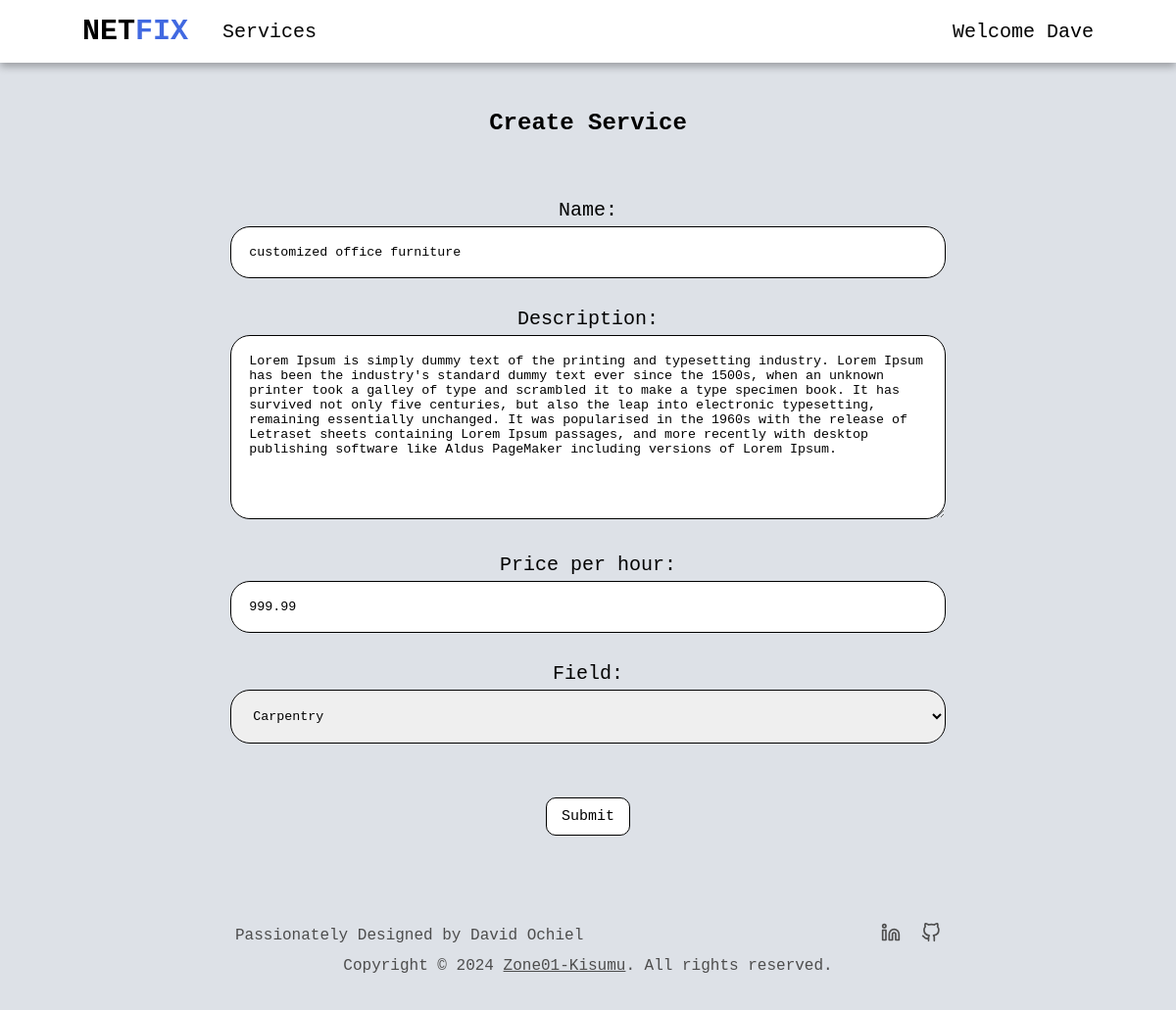
The app's page /services/update/a6484c3ba608480b90e6017a8c8d7631 (signed in) with its own data.
### users/models.py (models this page shows, shortened)
class User(AbstractUser):
    is_company = models.BooleanField(default=False)
    is_customer = models.BooleanField(default=False)
    email = models.EmailField(max_length=100, unique=True)
    username = models.CharField(max_length=100, unique=True)
    id = models.UUIDField(default=uuid.uuid4, unique=True, primary_key=True, editable=False) # override the default id field
    USERNAME_FIELD = 'email'
    REQUIRED_FIELDS = ['username']

class Company(models.Model):
    user = models.OneToOneField(User, on_delete=models.CASCADE, primary_key=True)
    choices = (
        ('Air Conditioner', 'Air Conditioner'),
        ('All in One', 'All in One'),
        ('Carpentry', 'Carpentry'),
        ('Electricity', 'Electricity'),
        ('Gardening', 'Gardening'),
        ('Home Machines', 'Home Machines'),
        ('Housekeeping', 'Housekeeping'),
        ('Interior Design', 'Interior Design'),
        ('Locks', 'Locks'),
        ('Painting', 'Painting'),
        ('Plumbing', 'Plumbing'),
        ('Water Heaters', 'Water Heaters'),
    )
    field = models.CharField(max_length=30, blank=False, null=False, default="", choices=choices)
    class Meta:
        verbose_name = 'Company'
        verbose_name_plural = 'Companies'

### services/models.py (models this page shows, shortened)
class Service(models.Model):
    company = models.ForeignKey(Company, default="", on_delete=models.CASCADE)
    name = models.CharField(max_length=40)
    description = models.TextField()
    price_hr = models.DecimalField(decimal_places=2, max_digits=5)
    choices = (
        ('Air Conditioner', 'Air Conditioner'),
        ('Carpentry', 'Carpentry'),
        ('Electricity', 'Electricity'),
        ('Gardening', 'Gardening'),
        ('Home Machines', 'Home Machines'),
        ('Housekeeping', 'Housekeeping'),
        ('Interior Design', 'Interior Design'),
        ('Locks', 'Locks'),
        ('Painting', 'Painting'),
        ('Plumbing', 'Plumbing'),
        ('Water Heaters', 'Water Heaters'),
    )
    field = models.CharField(max_length=30, blank=False, null=False, default="", choices=choices)
    date = models.DateTimeField(auto_now=True, null=False)
    id = models.UUIDField(default=uuid.uuid4, unique=True, primary_key=True, editable=False)

### services/views.py (the view)
# urls.py: path('update/<str:id>', v.update, name='service_update'),
@login_required(login_url='login_user')
def update(request, id):
    service = Service.objects.get(id=id)
    form = CreateNewService(company=request.user.company)
    if request.method == "POST":
        form = CreateNewService(request.POST, company=request.user.company)
        if form.is_valid():
            cd = form.cleaned_data
            service.name = cd["name"]
            service.description = cd["description"]
            service.price_hr = cd["price_hr"]
            service.field = cd["field"]
            service.save()
            return redirect("index", id=service.id)
    else:
        form = CreateNewService(initial={
            'name': service.name,
            'description': service.description,
            'price_hr': service.price_hr,
            'field': service.field
        }, company=request.user.company)
    context = {
        "form": form
    }
    return render(request, "services/create.html", context)

### services/forms.py
class CreateNewService(forms.Form):
    name = forms.CharField(max_length=40, required=True)
    description = forms.CharField(widget=forms.Textarea, label='Description', required=True)
    price_hr = forms.DecimalField(decimal_places=2, max_digits=5, min_value=0.00, max_value=999.99, required=True, label="Price per hour")
    field = forms.ChoiceField(required=True)
    def __init__(self, *args, **kwargs):
        company = kwargs.pop('company', None)
        super(CreateNewService, self).__init__(*args, **kwargs)
        if company:
            if company.field != 'All in One':
                self.fields['field'].choices = [(company.field, company.field)]
            else:
                self.fields['field'].choices = Service._meta.get_field('field').choices
        self.fields['name'].widget.attrs['placeholder'] = 'Enter Service Name'
        self.fields['description'].widget.attrs['placeholder'] = 'Enter Description'
        self.fields['price_hr'].widget.attrs['placeholder'] = 'Enter Price per Hour'
        self.fields['name'].widget.attrs['autocomplete'] = 'off'

### services/templates/services/create.html (shortened to what this page needs)
{% extends 'main/base.html' %}
{% block content %}
<section class="non-hero-container">
    <h1 class="create-h1">create service</h1>
    <div class="create-form">
        <form action="" method="POST">
            {% for input in form %}
            <div class="form-item">
                <div class="label">
                    {{input.label}}:
                </div>
                <div class="input">
                    {{input}}
                </div>
            </div>
            {% endfor %}
            <div class="submit">
                <input class="btn-link" type="submit" value="Submit">
            </div>
        </form>
    </div>
</section>
{% endblock %}

### main/templates/main/nav.html (shortened to what this page needs)
<nav class="navbar">
    <div class="left-nav">
        <h1><a class="logo" href="{% url 'home' %}">NET<span>FIX</span></a></h1>
        <div class="services-dropdown">
            <a class="royal-hover" href="{% url 'service_list' %}">Services</a>
        </div>
    </div>
    <div class="account-dropdown">
        {% if request.user.is_authenticated %}
        <span class="royal-hover welcome-nav-text">Welcome {{user.first_name}}</span>
        {% else %}
        <span class="royal-hover">Account</span>
        {% endif %}
    </div>
</nav>

### static/css/style.css (style rules this page uses)
* { margin: 0; padding: 0; box-sizing: border-box; font-family: 'Courier New', Courier, monospace; }
:root { --nav-height: 8vh; --default-back: #dde1e7; }
a { text-decoration: none; color: black; }
.navbar { background-color: white; display: flex; align-items: center; justify-content: space-between; text-align: center; position: fixed; width: 100%; height: var(--nav-height); font-size: 20px; padding: 0 7%; box-shadow: 0 4px 8px rgba(0, 0, 0, 0.3); top: 0; z-index: 100; }
.left-nav { display: flex; align-items: center; }
.left-nav h1 { margin-right: 35px; }
.logo span { color: royalblue; }
.account-dropdown, .services-dropdown { position: relative; display: inline-block; }
.account-dropdown span { cursor: pointer; }
.welcome-nav-text { text-transform: capitalize; }
.non-hero-container { padding: 3rem 12%; }
.btn-link { background-color: white; margin: 5px; border: 1px, solid black; padding: 10px 15px; border-radius: 10px; font-size: 15px; margin-top: 25px; cursor: pointer; color: black; text-decoration: none; }
.create-h1, .log-h1, .select-register-h1 { text-transform: capitalize; text-align: center; margin-bottom: 4rem; }
.create-form, .submit { display: flex; align-items: center; justify-content: center; flex-direction: column; }
.create-form form { display: block; width: 80%; max-width: 60rem; }
.form-item { margin-bottom: 20px; }
.form-item .label { font-size: 20px; text-align: center; }
.form-item input, select, textarea { width: 100%; padding: 18px; margin: 5px 0 10px; outline: none; border-radius: 20px; border: 1px solid black; max-width: 100%; }
.form-item textarea { scrollbar-color: rgba(255, 255, 255, 0) rgba(255, 255, 255, 0); }

### records on screen
User: first_name "Dave"
Service: form "customized office furniture" "Lorem Ipsum is simply dummy text of the printing and typesetting industry. Lorem Ipsum has been the industry's standard dummy text ever since the 1500s, when an unknown printer took a galley of type and scrambled it to make a type specimen book. It has survived not only five centuries, but also the leap into electronic typesetting, remaining essentially unchanged. It was popularised in the 1960s with the release of Letraset sheets containing Lorem Ipsum passages, and more recently with desktop publishing software like Aldus PageMaker including versions of Lorem Ipsum."
Company: form "Carpentry"

### other values on screen
{{ input.label }} "Name" "Description" "Price per hour" "Field"
